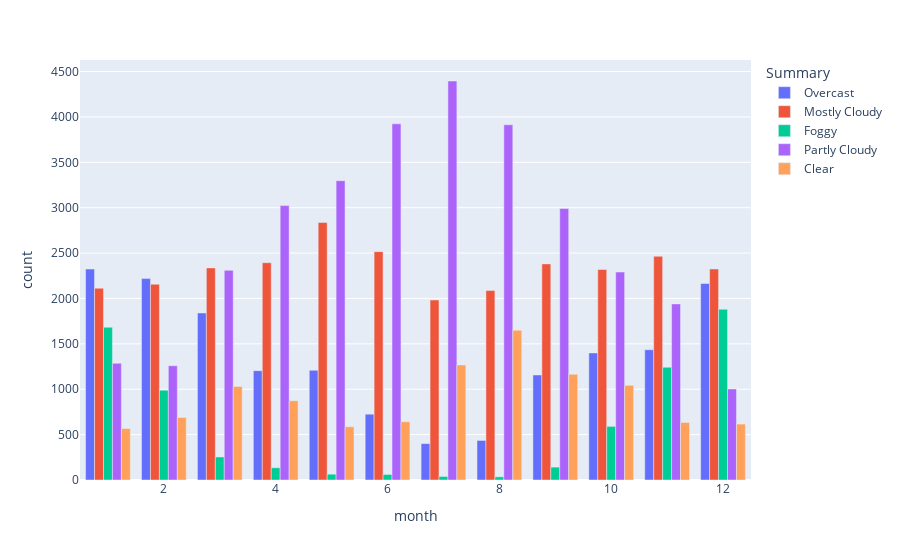

Source (notebook cell):
### Code cell
fig.show()

### Figure 1 — Plotly figure (JSON) as saved in the notebook; plotly's stock layout.template omitted (floating-point values rounded to 4 significant figures)
{"data": [{"alignmentgroup": "True", "hovertemplate": "Summary=Overcast<br>month=%{x}<br>count=%{y}<extra></extra>", "legendgroup": "Overcast", "marker": {"color": "#636efa", "pattern": {"shape": ""}}, "name": "Overcast", "offsetgroup": "Overcast", "orientation": "v", "showlegend": true, "textposition": "auto", "type": "bar", "x": [1, 2, 3, 4, 5, 6, 7, 8, 9, 10, 11, 12], "xaxis": "x", "y": [2324, 2219, 1840, 1205, 1209, 725, 401, 436, 1157, 1400, 1435, 2165], "yaxis": "y"}, {"alignmentgroup": "True", "hovertemplate": "Summary=Mostly Cloudy<br>month=%{x}<br>count=%{y}<extra></extra>", "legendgroup": "Mostly Cloudy", "marker": {"color": "#EF553B", "pattern": {"shape": ""}}, "name": "Mostly Cloudy", "offsetgroup": "Mostly Cloudy", "orientation": "v", "showlegend": true, "textposition": "auto", "type": "bar", "x": [1, 2, 3, 4, 5, 6, 7, 8, 9, 10, 11, 12], "xaxis": "x", "y": [2113, 2157, 2337, 2394, 2837, 2516, 1983, 2087, 2381, 2319, 2465, 2325], "yaxis": "y"}, {"alignmentgroup": "True", "hovertemplate": "Summary=Foggy<br>month=%{x}<br>count=%{y}<extra></extra>", "legendgroup": "Foggy", "marker": {"color": "#00cc96", "pattern": {"shape": ""}}, "name": "Foggy", "offsetgroup": "Foggy", "orientation": "v", "showlegend": true, "textposition": "auto", "type": "bar", "x": [1, 2, 3, 4, 5, 6, 7, 8, 9, 10, 11, 12], "xaxis": "x", "y": [1683, 990, 254, 135, 64, 61, 39, 35, 142, 591, 1242, 1881], "yaxis": "y"}, {"alignmentgroup": "True", "hovertemplate": "Summary=Partly Cloudy<br>month=%{x}<br>count=%{y}<extra></extra>", "legendgroup": "Partly Cloudy", "marker": {"color": "#ab63fa", "pattern": {"shape": ""}}, "name": "Partly Cloudy", "offsetgroup": "Partly Cloudy", "orientation": "v", "showlegend": true, "textposition": "auto", "type": "bar", "x": [1, 2, 3, 4, 5, 6, 7, 8, 9, 10, 11, 12], "xaxis": "x", "y": [1286, 1259, 2310, 3023, 3298, 3924, 4396, 3914, 2991, 2291, 1940, 1003], "yaxis": "y"}, {"alignmentgroup": "True", "hovertemplate": "Summary=Clear<br>month=%{x}<br>count=%{y}<extra></extra>", "legendgroup": "Clear", "marker": {"color": "#FFA15A", "pattern": {"shape": ""}}, "name": "Clear", "offsetgroup": "Clear", "orientation": "v", "showlegend": true, "textposition": "auto", "type": "bar", "x": [1, 2, 3, 4, 5, 6, 7, 8, 9, 10, 11, 12], "xaxis": "x", "y": [567, 688, 1031, 873, 587, 642, 1268, 1650, 1164, 1043, 634, 616], "yaxis": "y"}], "layout": {"barmode": "group", "legend": {"title": {"text": "Summary"}, "tracegroupgap": 0}, "margin": {"t": 60}, "xaxis": {"anchor": "y", "domain": [0, 1], "title": {"text": "month"}}, "yaxis": {"anchor": "x", "domain": [0, 1], "title": {"text": "count"}}}}
